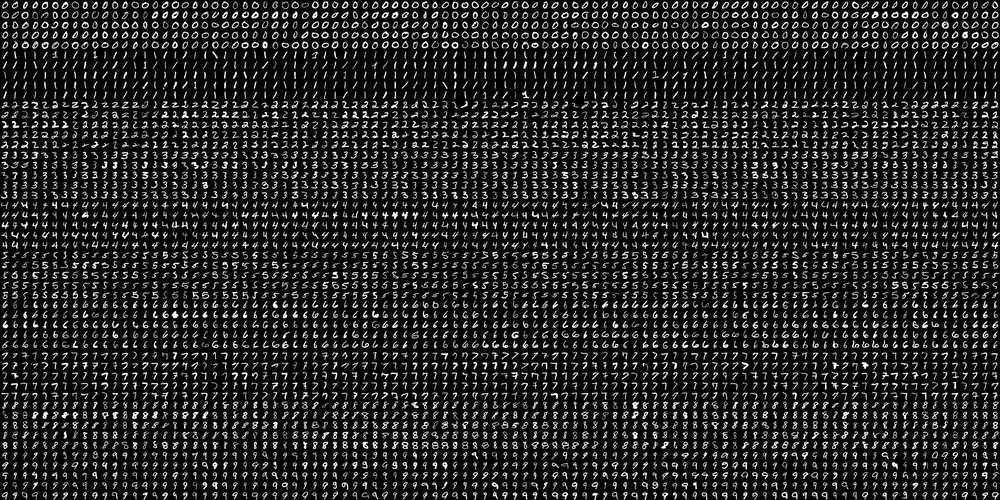
#> input picture jupyter_src/opencv/img/digits.png, 1000 x 500 px, shrunk from 2000 x 1000 before the run
$ jupyter execute --allow-errors cv2_chap4750_20181206.ipynb   (shell and % lines are left out)   (older library calls are emulated)
#> lines starting #> are read from the running program, lines starting #| are printed output that depends on the picture; after the words box and inside, x2 and y2 are one past the last pixel; in counts of white or black regions, pixels touching at a corner belong together
[cell 1]
# -*- coding: utf-8 -*-
# @Time    : 2017/7/13 下午8:23
# @Author  : play4fun
# @File    : 47.2-使用SVM进行-手写数据OCR.py
# @Software: PyCharm

"""
47.2-使用SVM进行-手写数据OCR.py:
"""

import cv2
import numpy as np

SZ = 20
bin_n = 16  # Number of bins
affine_flags = cv2.WARP_INVERSE_MAP | cv2.INTER_LINEAR


# 使用方向梯度直方图Histogram of Oriented Gradients  HOG 作为特征向量
def deskew(img):
    m = cv2.moments(img)
    if abs(m['mu02']) < 1e-2:
        return img.copy()
    skew = m['mu11'] / m['mu02']
    M = np.float32([[1, skew, -0.5 * SZ * skew], [0, 1, 0]])
    img = cv2.warpAffine(img, M, (SZ, SZ), flags=affine_flags)
    return img


# 计算图像 X 方向和 Y 方向的 Sobel 导数
def hog(img):
    gx = cv2.Sobel(img, cv2.CV_32F, 1, 0)
    gy = cv2.Sobel(img, cv2.CV_32F, 0, 1)
    mag, ang = cv2.cartToPolar(gx, gy)
    bins = np.int32(bin_n * ang / (2 * np.pi))  # quantizing binvalues in (0...16)
    bin_cells = bins[:10, :10], bins[10:, :10], bins[:10, 10:], bins[10:, 10:]
    mag_cells = mag[:10, :10], mag[10:, :10], mag[:10, 10:], mag[10:, 10:]
    hists = [np.bincount(b.ravel(), m.ravel(), bin_n) for b, m in zip(bin_cells, mag_cells)]
    hist = np.hstack(hists)  # hist is a 64 bit vector
    return hist


# 最后 和前 一样 我们将大图分割成小图。使用每个数字的前 250 个作 为训练数据
#  后 250 个作为测试数据
img = cv2.imread('img/digits.png', 0)
#> img is the input picture: shape (500, 1000); min 0, max 255, mean 36.1

cells = [np.hsplit(row, 100) for row in np.vsplit(img, 50)]
#> cells = 50 items
# First half is trainData, remaining is testData
train_cells = [i[:50] for i in cells]
#> train_cells = 50 items
test_cells = [i[50:] for i in cells]
#> test_cells = 50 items

deskewed = [map(deskew, row) for row in train_cells]
#> deskewed = 50 items
# deskewed = [deskew(row) for row in train_cells]
# deskewed = map(deskew, train_cells)
hogdata = [map(hog, row) for row in deskewed]
#> hogdata = 50 items
# hogdata = [hog(row) for row in deskewed]
# hogdata = map(hog, deskewed)

#trainData = np.float32(hogdata).reshape(-1, 64)
#> (the rest of this cell did not finish here and is left out)

[cell 2]
# -*- coding: utf-8 -*-
# @Time    : 2017/2/24 下午3:00
# @Author  : play4fun
# @File    : 48.2.2_仅有一个特征的数据.py
# @Software: PyCharm
"""
48.2.2_仅有一个特征的数据.py:

输入参数
1. samples: 应 是 np.float32 类型的数据 每个特征应 放在一列。
2. nclusters(K): 聚类的最终数目。
3. criteria: 终止 代的条件。当条件满 时 算法的 代终止。它应 是 一个含有 3 个成员的元组 它们是 typw max_iter epsilon
4. attempts: 使用不同的 始标 来执 算法的次数。算法会 回紧密度 最好的标 。紧密度也会作为 出  回。
5. flags 用来 置如何 择 始 心。 常我们有两个 择 cv2.KMEANS_PP_CENTERS 和 cv2.KMEANS_RANDOM_CENTERS。

输出参数
1. compactness 紧密度  回每个点到相应 心的 离的平方和。
2. labels 标志数组 与上一节提到的代码相同  每个成员 标 为 0 1 等
3. centers 由聚类的中心组成的数组

"""

# 假 我们有一组数据 每个数据只有一个特征 1 维 。例如前 的 T 恤    我们只使用人们的  来决定 T 恤的大小。
# 我们先来产生一些 机数据 并使用 Matplotlib 将它们绘制出来。

import numpy as np
import cv2
from matplotlib import pyplot as plt

x = np.random.randint(25, 100, 25)
y = np.random.randint(175, 255, 25)
z = np.hstack((x, y))
z = z.reshape((50, 1))
z = np.float32(z)
plt.hist(z, 256, [0, 256]), plt.show()
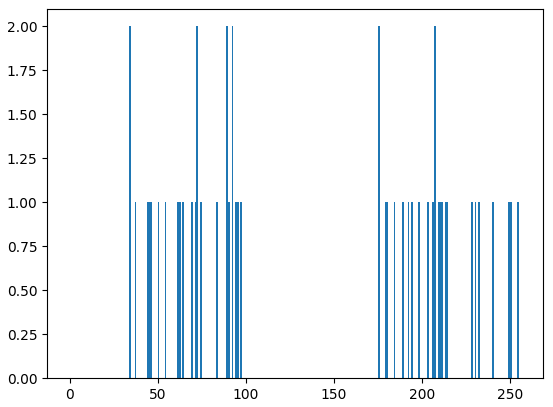
#> figure drawn by matplotlib, 1 panel
# 现在我们有一个 度为 50 取值范围为 0 到 255 的向量z。我已经将向量z  重排 将它变成了一个列向量。
# 当每个数据含有多个特征是 会很有用。然后我们数据类型 换成 np.float32。

# exit(0)

##

# 现在我们使用KMeans函数。在之前我们应先置好终止条件。我的终止条件是算法执10次代或者精确度epsilon=1.0。

# Define criteria = ( type, max_iter = 10 , epsilon = 1.0 )
criteria = (cv2.TERM_CRITERIA_EPS + cv2.TERM_CRITERIA_MAX_ITER, 10, 1.0)
# Set flags (Just to avoid line break in the code)

flags = cv2.KMEANS_RANDOM_CENTERS
# Apply KMeans
compactness, labels, centers = cv2.kmeans(z, 2, None, criteria, 10, flags)


# 返回值有紧密度compactness,标志和中心。在本例中我的到的中心是60和207。标志的数目与测数据的多少是相同的每个数据会标上01等。取决与它们的中心是什么。

A = z[labels == 0]
B = z[labels == 1]

# 现在我们可以根据它们的标志将把数据分两组。
# 现在将A组数用红色示
# 将B组数据用蓝色示,重心用黄色示。
# Now plot 'A' in red, 'B' in blue, 'centers' in yellow
plt.hist(A, 256, [0, 256], color='r')
plt.hist(B, 256, [0, 256], color='b')
plt.hist(centers, 32, [0, 256], color='y')
plt.show()
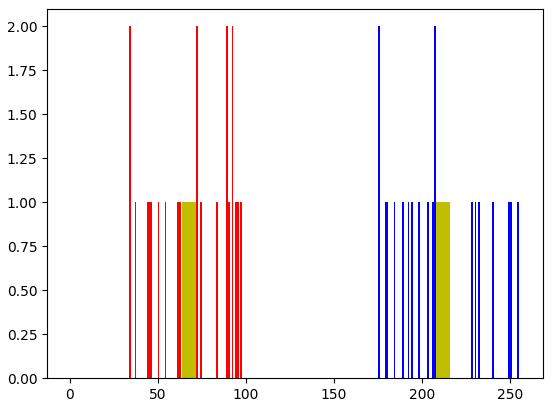
#> figure drawn by matplotlib, 1 panel

[cell 3]
# -*- coding: utf-8 -*-
# @Time    : 2017/7/13 下午9:01
# @Author  : play4fun
# @File    : 48.2.2-含有多个特征的数据.py
# @Software: PyCharm
"""
48.2.2-含有多个特征的数据.py:
身高
体重

"""

# 在前 的 T 恤例子中我们只考 了   现在我们也把体 考  去 也 就是两个特征。
# 在前一节我们的数据是一个单列向 。每一个特征 排列成一列 每一  对应一个测 样本。
# 在本例中我们的测 数据 应 50x2 的向  其中包含 50 个人的  和 体 。第一列对应与   第二列对应与体 。第一 包含两个元素 第一个 是第一个人的
#第二个是第一个人的体 。剩下的 对应与其他人的   和体 。

import numpy as np
import cv2
from matplotlib import pyplot as plt

X = np.random.randint(25, 50, (25, 2))
Y = np.random.randint(60, 85, (25, 2))
Z = np.vstack((X, Y))

# convert to np.float32
Z = np.float32(Z)
# define criteria and apply kmeans()
criteria = (cv2.TERM_CRITERIA_EPS + cv2.TERM_CRITERIA_MAX_ITER, 10, 1.0)
ret, label, center = cv2.kmeans(Z, 2, None, criteria, 10, cv2.KMEANS_RANDOM_CENTERS)

# Now separate the data, Note the flatten()
A = Z[label.ravel() == 0]
B = Z[label.ravel() == 1]

# Plot the data
plt.scatter(A[:, 0], A[:, 1])
plt.scatter(B[:, 0], B[:, 1], c='r')
plt.scatter(center[:, 0], center[:, 1], s=80, c='y', marker='s')
plt.xlabel('Height'), plt.ylabel('Weight')
plt.show()
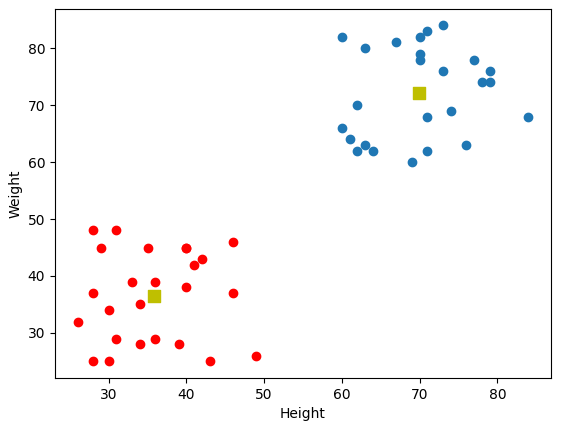
#> figure drawn by matplotlib, 1 panel

[cell 4]
# -*- coding: utf-8 -*-
# @Time    : 2017/2/24 下午3:17
# @Author  : play4fun
# @File    : 48.2.3_颜色量化.py
# @Software: PyCharm

"""
48.2.3_颜色量化.py:
"""

# 颜色量化就是减少图片中颜色数目的一个过程。为什么 减少图片中的  色呢 减少内存消耗 有些 备的 源有  只能显示很少的 色。在 种情 况下就
#色 化。我们使用 K 值聚类的方法来   色 化。
# 没有什么新的知   介绍了。现在有 3 个特征 R G B。所以我们   把图片数据变形成 Mx3 M 是图片中像素点的数目 的向 。聚类完成后  我们用聚
#类中心值替换与其同组的像素值  样结果图片就只含有指定数目的  色了。下 是代码
# -*- coding: utf-8 -*-

import numpy as np
import cv2

img = cv2.imread('img/home.jpg')
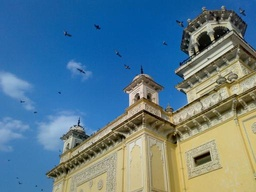
#> input picture jupyter_src/opencv/img/home.jpg, 256 x 192 px, shrunk from 512 x 384 before the run
#> img is the input picture: shape (192, 256, 3); mean B, G, R 141.2, 123.9, 91.6
# img = cv2.imread('../data/opencv_logo.png')
Z = img.reshape((-1, 3))
# convert to np.float32
Z = np.float32(Z)


# define criteria, number of clusters(K) and apply kmeans()
criteria = (cv2.TERM_CRITERIA_EPS + cv2.TERM_CRITERIA_MAX_ITER, 10, 1.0)
# K = 8
# K = 3
K = 14
ret, label, center = cv2.kmeans(Z, K, None, criteria, 10, cv2.KMEANS_RANDOM_CENTERS)
#> ret = 14514877.7; center = 14 rows, first 8: [49.48, 78.83, 87.8], [181, 124, 62.95], [22.76, 38.04, 41.62], [167.8, 195.2, 201.4], [171.5, 103.9, 33.45], [72.88, 119.4, 134.1], [128.6, 187.1, 202.8], [94.79, 148.1, 164.4]


# Now convert back into uint8, and make original image
center = np.uint8(center)
#> center = 14 rows, first 8: [49, 78, 87], [181, 123, 62], [22, 38, 41], [167, 195, 201], [171, 103, 33], [72, 119, 134], [128, 187, 202], [94, 148, 164]
res = center[label.flatten()]
res2 = res.reshape((img.shape))
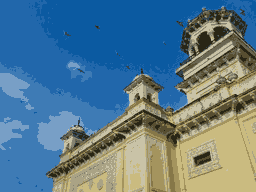
#> res2: shape (192, 256, 3); mean B, G, R 140.7, 123.3, 91.1

cv2.imshow('res2', res2)
cv2.waitKey(10000)
cv2.destroyAllWindows()

[cell 5]
# -*- coding: utf-8 -*-
# @Time    : 2017/2/24 下午3:17
# @Author  : play4fun
# @File    : 48.2.3_颜色量化.py
# @Software: PyCharm

"""
48.2.3_颜色量化.py:
"""

#  色 化就是减少图片中 色数目的一个 程。为什么 减少图片中的  色呢 减少内存消耗 有些 备的 源有  只能显示很少的 色。在 种情 况下就     色 化。
#我们使用 K 值聚类的方法来   色 化。
# 没有什么新的知   介绍了。现在有 3 个特征 R G B。所以我们   把图片数据变形成 Mx3 M 是图片中像素点的数目 的向 。聚类完成后  我们用聚类中心
#值替换与其同组的像素值  样结果图片就只含有指定数目的  色了。下 是代码
# -*- coding: utf-8 -*-

import numpy as np
import cv2

img = cv2.imread('img/home.jpg')
# img = cv2.imread('../data/opencv_logo.png')
Z = img.reshape((-1, 3))
# convert to np.float32
Z = np.float32(Z)


# define criteria, number of clusters(K) and apply kmeans()
criteria = (cv2.TERM_CRITERIA_EPS + cv2.TERM_CRITERIA_MAX_ITER, 10, 1.0)
K = 8
# K = 3
# K = 14
ret, label, center = cv2.kmeans(Z, K, None, criteria, 10, cv2.KMEANS_RANDOM_CENTERS)
#> ret = 24439769.6; center = [[168.3, 196.3, 202.9], [197.6, 158.2, 119.5], [180.1, 120.4, 56.89], [102.1, 140.3, 151], [131.1, 180.6, 193.6], [29.94, 44.06, 46.41], [164, 94.51, 18.77], [65.28, 90.36, 96.78]]

#分离颜色
for y in range(len(center)):
    a1 = []
    for i,x in enumerate(label.ravel()):
        if x==y:
            a1.append(list(Z[i]))
        else:
            a1.append([0,0,0])
    a2=np.array(a1)
    a3=a2.reshape((img.shape))
    cv2.imshow('res2'+str(y), a3)
#> this loop made 8 passes
#> pass 1, `a3=a2.reshape((img.shape))`:
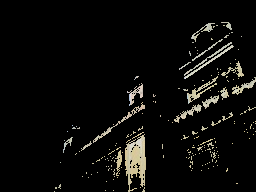
#> a3: shape (192, 256, 3) float64; mean B, G, R 9.8, 11.5, 11.9
#> pass 1, `cv2.imshow('res2'+str(y), a3)`:
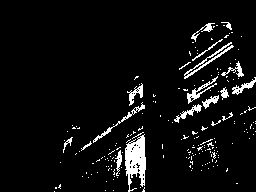
#> window 'res20': shape (192, 256, 3); 5.9% white; 192 white regions (174 under 20 px), largest, box (x1, y1, x2, y2) and area: (125, 134, 146, 192) 746, (184, 42, 234, 79) 241, (187, 76, 218, 104) 183
#> pass 2, `a3=a2.reshape((img.shape))`:
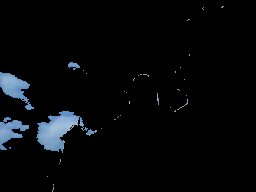
#> a3: shape (192, 256, 3) float64; mean B, G, R 9.2, 7.4, 5.6
#> pass 2, `cv2.imshow('res2'+str(y), a3)`:
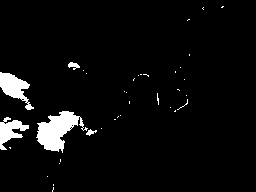
#> window 'res21': shape (192, 256, 3); 4.6% white; 37 white regions (32 under 20 px), largest, box (x1, y1, x2, y2) and area: (36, 111, 88, 153) 1067, (0, 72, 34, 110) 577, (0, 117, 29, 150) 453, (68, 62, 80, 70) 54, (86, 129, 97, 136) 38

# [11 lines of commented-out code are left out]
cv2.waitKey(10000)
cv2.destroyAllWindows()
